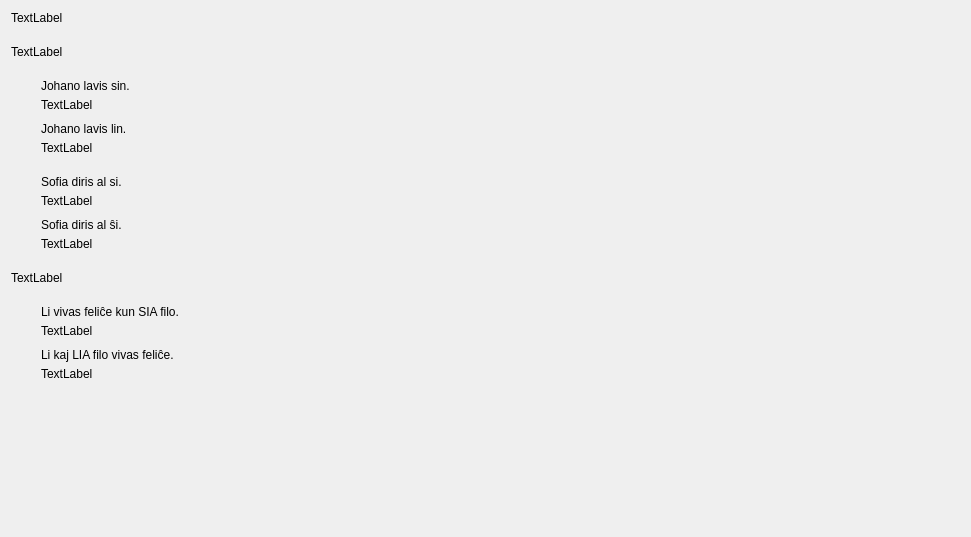
         <widget class="QWidget" name="scrollAreaWidgetContents_7">
          <property name="geometry">
           <rect>
            <x>0</x>
            <y>0</y>
            <width>971</width>
            <height>537</height>
           </rect>
          </property>
          <layout class="QVBoxLayout" name="verticalLayout_75">
           <property name="spacing">
            <number>20</number>
           </property>
           <item>
            <widget class="titolo" name="Lec10_Label9">
             <property name="sizePolicy">
              <sizepolicy hsizetype="Preferred" vsizetype="Maximum">
               <horstretch>0</horstretch>
               <verstretch>0</verstretch>
              </sizepolicy>
             </property>
             <property name="text">
              <string>TextLabel</string>
             </property>
             <property name="wordWrap">
              <bool>true</bool>
             </property>
            </widget>
           </item>
           <item>
            <layout class="QVBoxLayout" name="verticalLayout_42">
             <item>
              <widget class="QLabel" name="Lec10_Label758">
               <property name="text">
                <string>TextLabel</string>
               </property>
               <property name="alignment">
                <set>Qt::AlignBottom|Qt::AlignLeading|Qt::AlignLeft</set>
               </property>
               <property name="wordWrap">
                <bool>true</bool>
               </property>
              </widget>
             </item>
             <item>
              <layout class="QHBoxLayout" name="horizontalLayout_76">
               <item>
                <spacer name="horizontalSpacer_12">
                 <property name="orientation">
                  <enum>Qt::Horizontal</enum>
                 </property>
                 <property name="sizeType">
                  <enum>QSizePolicy::Fixed</enum>
                 </property>
                 <property name="sizeHint" stdset="0">
                  <size>
                   <width>30</width>
                   <height>20</height>
                  </size>
                 </property>
                </spacer>
               </item>
               <item>
                <layout class="QVBoxLayout" name="verticalLayout_41">
                 <property name="spacing">
                  <number>20</number>
                 </property>
                 <item>
                  <layout class="QVBoxLayout" name="verticalLayout_38">
                   <property name="spacing">
                    <number>10</number>
                   </property>
                   <item>
                    <layout class="QVBoxLayout" name="verticalLayout_57">
                     <property name="spacing">
                      <number>5</number>
                     </property>
                     <item>
                      <widget class="neklakebla_nova" name="pushButton_72">
                       <property name="sizePolicy">
                        <sizepolicy hsizetype="Preferred" vsizetype="Preferred">
                         <horstretch>0</horstretch>
                         <verstretch>0</verstretch>
                        </sizepolicy>
                       </property>
                       <property name="text">
                        <string>Johano lavis sin.</string>
                       </property>
                       <property name="wordWrap">
                        <bool>true</bool>
                       </property>
                      </widget>
                     </item>
                     <item>
                      <widget class="QLabel" name="Lec10_Label759">
                       <property name="text">
                        <string>TextLabel</string>
                       </property>
                       <property name="wordWrap">
                        <bool>true</bool>
                       </property>
                      </widget>
                     </item>
                    </layout>
                   </item>
                   <item>
                    <layout class="QVBoxLayout" name="verticalLayout_63">
                     <property name="spacing">
                      <number>5</number>
                     </property>
                     <item>
                      <widget class="neklakebla_nova" name="pushButton_73">
                       <property name="sizePolicy">
                        <sizepolicy hsizetype="Preferred" vsizetype="Preferred">
                         <horstretch>0</horstretch>
                         <verstretch>0</verstretch>
                        </sizepolicy>
                       </property>
                       <property name="text">
                        <string>Johano lavis lin.</string>
                       </property>
                       <property name="wordWrap">
                        <bool>true</bool>
                       </property>
                      </widget>
                     </item>
                     <item>
                      <widget class="QLabel" name="Lec10_Label760">
                       <property name="text">
                        <string>TextLabel</string>
                       </property>
                       <property name="wordWrap">
                        <bool>true</bool>
                       </property>
                      </widget>
                     </item>
                    </layout>
                   </item>
                  </layout>
                 </item>
                 <item>
                  <layout class="QVBoxLayout" name="verticalLayout_39">
                   <property name="spacing">
                    <number>10</number>
                   </property>
                   <item>
                    <layout class="QVBoxLayout" name="verticalLayout_64">
                     <property name="spacing">
                      <number>5</number>
                     </property>
                     <item>
                      <widget class="neklakebla_nova" name="pushButton_74">
                       <property name="sizePolicy">
                        <sizepolicy hsizetype="Preferred" vsizetype="Preferred">
                         <horstretch>0</horstretch>
                         <verstretch>0</verstretch>
                        </sizepolicy>
                       </property>
                       <property name="text">
                        <string>Sofia diris al si.</string>
                       </property>
                       <property name="wordWrap">
                        <bool>true</bool>
                       </property>
                      </widget>
                     </item>
                     <item>
                      <widget class="QLabel" name="Lec10_Label761">
                       <property name="text">
                        <string>TextLabel</string>
                       </property>
                       <property name="wordWrap">
                        <bool>true</bool>
                       </property>
                      </widget>
                     </item>
                    </layout>
                   </item>
                   <item>
                    <layout class="QVBoxLayout" name="verticalLayout_74">
                     <property name="spacing">
                      <number>5</number>
                     </property>
                     <item>
                      <widget class="neklakebla_nova" name="pushButton_75">
                       <property name="sizePolicy">
                        <sizepolicy hsizetype="Preferred" vsizetype="Preferred">
                         <horstretch>0</horstretch>
                         <verstretch>0</verstretch>
                        </sizepolicy>
                       </property>
                       <property name="text">
                        <string>Sofia diris al ŝi.</string>
                       </property>
                       <property name="wordWrap">
                        <bool>true</bool>
                       </property>
                      </widget>
                     </item>
                     <item>
                      <widget class="QLabel" name="Lec10_Label762">
                       <property name="text">
                        <string>TextLabel</string>
                       </property>
                       <property name="wordWrap">
                        <bool>true</bool>
                       </property>
                      </widget>
                     </item>
                    </layout>
                   </item>
                  </layout>
                 </item>
                </layout>
               </item>
              </layout>
             </item>
            </layout>
           </item>
           <item>
            <layout class="QVBoxLayout" name="verticalLayout_44">
             <item>
              <widget class="QLabel" name="Lec10_Label1">
               <property name="text">
                <string>TextLabel</string>
               </property>
               <property name="alignment">
                <set>Qt::AlignBottom|Qt::AlignLeading|Qt::AlignLeft</set>
               </property>
               <property name="wordWrap">
                <bool>true</bool>
               </property>
              </widget>
             </item>
             <item>
              <layout class="QHBoxLayout" name="horizontalLayout_79">
               <item>
                <spacer name="horizontalSpacer_13">
                 <property name="orientation">
                  <enum>Qt::Horizontal</enum>
                 </property>
                 <property name="sizeType">
                  <enum>QSizePolicy::Fixed</enum>
                 </property>
                 <property name="sizeHint" stdset="0">
                  <size>
                   <width>30</width>
                   <height>20</height>
                  </size>
                 </property>
                </spacer>
               </item>
               <item>
                <layout class="QVBoxLayout" name="verticalLayout_43">
                 <property name="spacing">
                  <number>10</number>
                 </property>
                 <item>
                  <layout class="QVBoxLayout" name="verticalLayout_30">
                   <property name="spacing">
                    <number>5</number>
                   </property>
                   <item>
                    <widget class="neklakebla_nova" name="pushButton_78">
                     <property name="sizePolicy">
                      <sizepolicy hsizetype="Preferred" vsizetype="Preferred">
                       <horstretch>0</horstretch>
                       <verstretch>0</verstretch>
                      </sizepolicy>
                     </property>
                     <property name="text">
                      <string>Li vivas feliĉe kun SIA filo.</string>
                     </property>
                     <property name="wordWrap">
                      <bool>true</bool>
                     </property>
                    </widget>
                   </item>
                   <item>
                    <widget class="QLabel" name="Lec10_Label765">
                     <property name="text">
                      <string>TextLabel</string>
                     </property>
                     <property name="wordWrap">
                      <bool>true</bool>
                     </property>
                    </widget>
                   </item>
                  </layout>
                 </item>
                 <item>
                  <layout class="QVBoxLayout" name="verticalLayout_40">
                   <property name="spacing">
                    <number>5</number>
                   </property>
                   <item>
                    <widget class="neklakebla_nova" name="pushButton_79">
                     <property name="sizePolicy">
                      <sizepolicy hsizetype="Preferred" vsizetype="Preferred">
                       <horstretch>0</horstretch>
                       <verstretch>0</verstretch>
                      </sizepolicy>
                     </property>
                     <property name="text">
                      <string>Li kaj LIA filo vivas feliĉe.</string>
                     </property>
                     <property name="wordWrap">
                      <bool>true</bool>
                     </property>
                    </widget>
                   </item>
                   <item>
                    <widget class="QLabel" name="Lec10_Label766">
                     <property name="text">
                      <string>TextLabel</string>
                     </property>
                     <property name="wordWrap">
                      <bool>true</bool>
                     </property>
                    </widget>
                   </item>
                  </layout>
                 </item>
                </layout>
               </item>
              </layout>
             </item>
            </layout>
           </item>
           <item>
            <spacer name="verticalSpacer_6">
             <property name="orientation">
              <enum>Qt::Vertical</enum>
             </property>
             <property name="sizeHint" stdset="0">
              <size>
               <width>20</width>
               <height>40</height>
              </size>
             </property>
            </spacer>
           </item>
          </layout>
         </widget>
